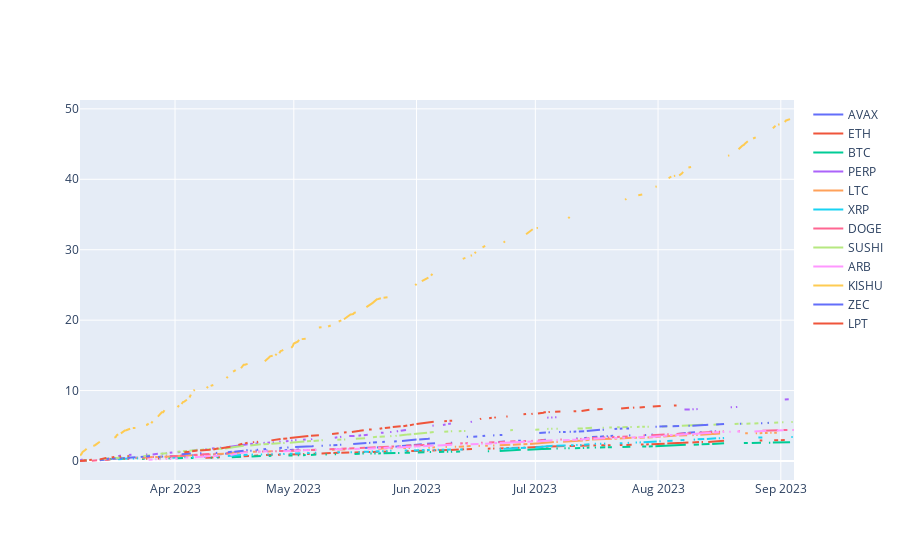

Write notebook code for a chart like this one.
### Code cell
# Plot 出各個币种的费率历史
import plotly.graph_objects as go 
fig = go.Figure()
for coin in CoinList:
    all_data[coin + '_cumsum'] = (all_data['OKX_'+coin][all_data['OKX_'+coin]>0]).cumsum()
    fig.add_trace(go.Scatter(x=all_data['time'], y=all_data[coin + '_cumsum'], name=coin))
fig.show()

### Figure 1 — Plotly figure (JSON) as saved in the notebook; plotly's stock layout.template omitted (floating-point values rounded to 4 significant figures; data arrays with more than 128 entries replaced by an {"elided": "..."} marker saying what was removed)
{"data": [{"name": "AVAX", "type": "scatter", "x": {"elided": "541 str values"}, "y": {"elided": "541 float values"}}, {"name": "ETH", "type": "scatter", "x": {"elided": "541 str values"}, "y": {"elided": "541 float values"}}, {"name": "BTC", "type": "scatter", "x": {"elided": "541 str values"}, "y": {"elided": "541 float values"}}, {"name": "PERP", "type": "scatter", "x": {"elided": "541 str values"}, "y": {"elided": "541 float values"}}, {"name": "LTC", "type": "scatter", "x": {"elided": "541 str values"}, "y": {"elided": "541 float values"}}, {"name": "XRP", "type": "scatter", "x": {"elided": "541 str values"}, "y": {"elided": "541 float values"}}, {"name": "DOGE", "type": "scatter", "x": {"elided": "541 str values"}, "y": {"elided": "541 float values"}}, {"name": "SUSHI", "type": "scatter", "x": {"elided": "541 str values"}, "y": {"elided": "541 float values"}}, {"name": "ARB", "type": "scatter", "x": {"elided": "541 str values"}, "y": {"elided": "541 float values"}}, {"name": "KISHU", "type": "scatter", "x": {"elided": "541 str values"}, "y": {"elided": "541 float values"}}, {"name": "ZEC", "type": "scatter", "x": {"elided": "541 str values"}, "y": {"elided": "541 float values"}}, {"name": "LPT", "type": "scatter", "x": {"elided": "541 str values"}, "y": {"elided": "541 float values"}}], "layout": {}}
